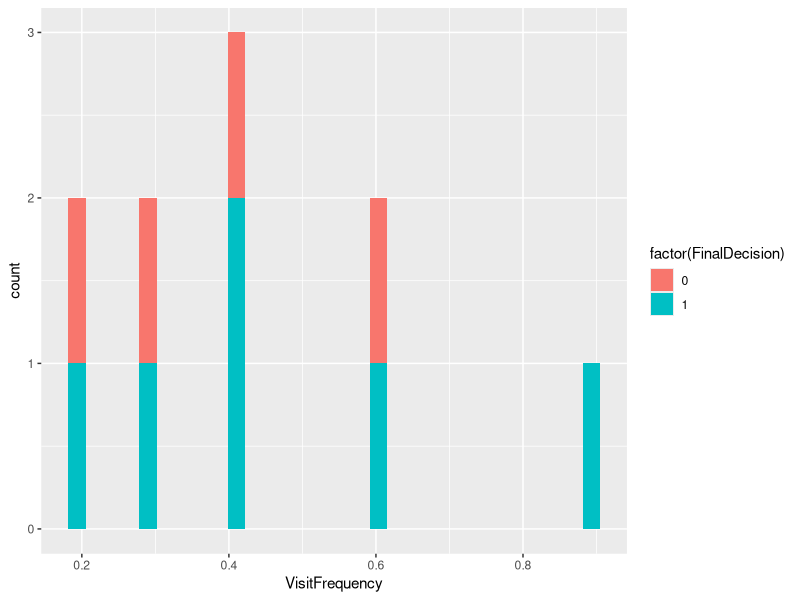
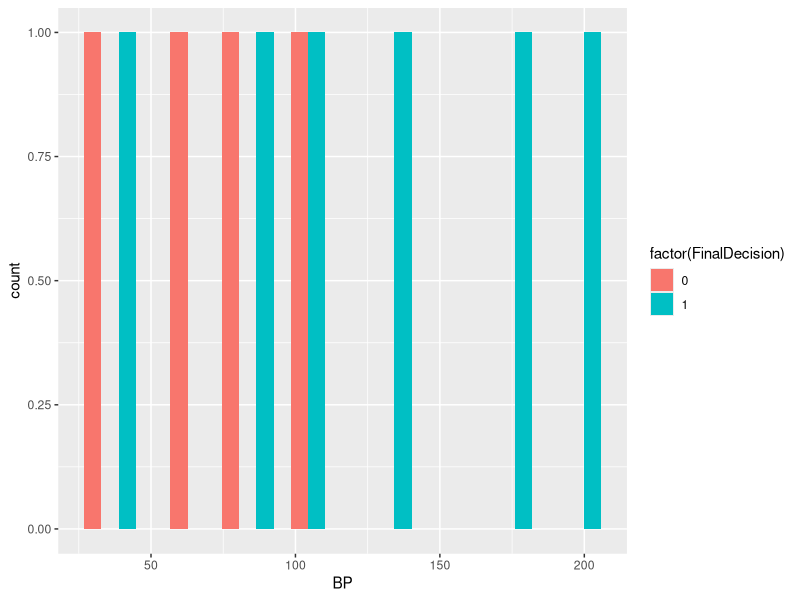
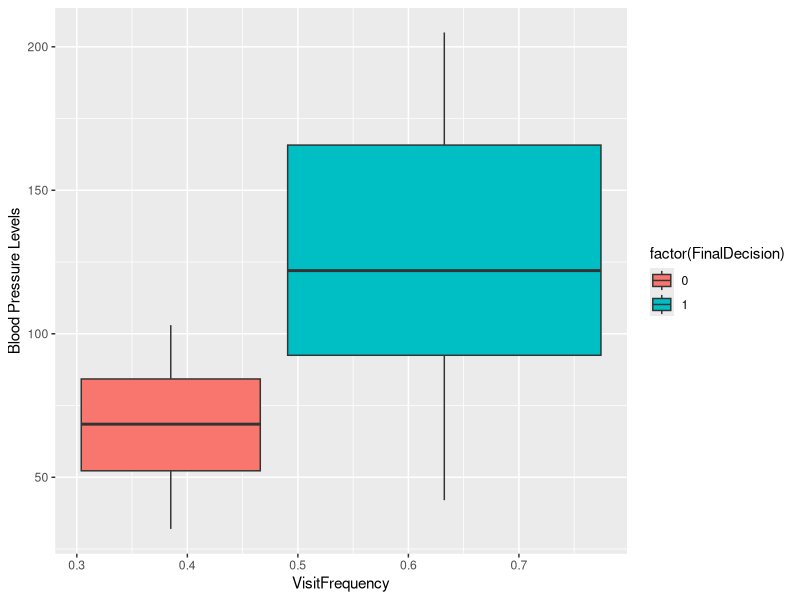

These figures' R source, in order:
VisitFrequency <- c(0.6, 0.3, 0.4, 0.4, 0.2, 0.6, 0.3, 0.4, 0.9, 0.2)
BP <- c(103, 87, 32, 42, 59, 109, 78, 205, 135, 176) 
First <- c(1, 1, 1, 1, 0, 0, 0, 0, NA, 1)
Second <- c(0, 0, 1, 1, 0, 0, 1, 1, 1, 1)
FinalDecision <- c(0, 1, 0, 1, 0, 1, 0, 1, 1, 1)

df <- data.frame(VisitFrequency, BP, First, Second, FinalDecision)
df
# Check for Missing Values
NaList <- colnames(df)[apply(df, 2, anyNA)]
NaList
which(is.na(df$First))
# First method: omit NA by removing the row containing NA
library(dplyr)
df_NA_omit <-na.omit(df)
# Check for NA values in df_NA_omit
which(is.na(df_NA_omit ))

df_NA_omit

# Second method: impute data using  impute()

library(Hmisc)
df_imputed <- df
df_imputed$First <- impute(df_imputed$First, fun = median)
df_imputed
# Third method: using MICE

library(mice)
df_mice <- mice(df, m = 5, method = "pmm")

df_mice_finished <- complete(df_mice, 1)
df_mice_finished

# Get the mean() of FinalDecision and BP
mean(df_mice_finished$FinalDecision)

mean(df_mice_finished$BP)


library(ggplot2)

ggplot(df_mice_finished, aes(x = VisitFrequency, fill = factor(FinalDecision))) + geom_histogram()

ggplot(df_mice_finished, aes(x = BP, fill = factor(FinalDecision))) + geom_histogram()

ggplot(df_mice_finished, aes(x = VisitFrequency, y = BP, fill = factor(FinalDecision))) + geom_boxplot() + labs(x = "VisitFrequency", y = "Blood Pressure Levels") 
